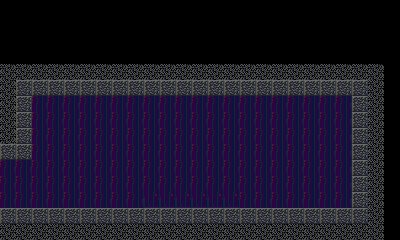

The image is a tile-based game level rendered from a .tmx file. Its description and source (layers, tilesets, objects; grid data summarised) follow:
An orthogonal 25x15 tile map with 16x16 px tiles, 4 tile layers (SilhouetteLayer, BackgroundLayer, GameLayer, ForegroundLayer) and 1 object (spawn).

<map version="1.0" orientation="orthogonal" renderorder="left-up" width="25" height="15" tilewidth="16" tileheight="16" nextobjectid="3">
 <properties>
  <property name="exitLeft" value="erreck_04.tmx" />
  <property name="spawn" value="door_01" />
 </properties>
 <tileset firstgid="1" name="Erreck_Road_tileset" tilewidth="16" tileheight="16">
  <image source="../graphics/levels/Erreck_Road_tileset.png" trans="ff00ff" width="512" height="512" />
 </tileset>
 <layer name="SilhouetteLayer" width="25" height="15">
  <data>[375 cells, 375 non-empty, 1 distinct tile ids]</data>
 </layer>
 <layer name="BackgroundLayer" width="25" height="15">
  <data>[375 cells, 150 non-empty, 3 distinct tile ids]</data>
 </layer>
 <layer name="GameLayer" width="25" height="15">
  <data>[375 cells, 118 non-empty, 2 distinct tile ids]</data>
 </layer>
 <layer name="ForegroundLayer" width="25" height="15">
  <data>[375 cells, 0 non-empty, 0 distinct tile ids]</data>
 </layer>
 <objectgroup name="Actors">
  <object id="1" name="playerSpawnLeft" type="spawn" x="7.5" y="201.5">
   <ellipse />
  </object>
 </objectgroup>
</map>
